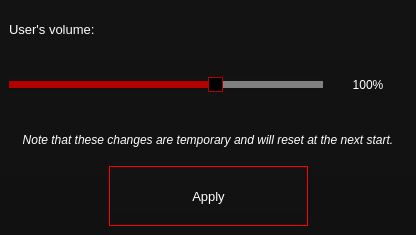
<?xml version="1.0" encoding="UTF-8"?>
<ui version="4.0">
 <class>SingleUserSettings</class>
 <widget class="QMainWindow" name="SingleUserSettings">
  <property name="geometry">
   <rect>
    <x>0</x>
    <y>0</y>
    <width>416</width>
    <height>235</height>
   </rect>
  </property>
  <property name="windowTitle">
   <string>MainWindow</string>
  </property>
  <property name="styleSheet">
   <string notr="true">background-color: qlineargradient(spread:pad, x1:0.480769, y1:1, x2:0.476, y2:0, stop:0 rgba(17, 17, 17, 255), stop:1 rgba(19, 19, 19, 255));
color: white;</string>
  </property>
  <widget class="QWidget" name="centralwidget">
   <layout class="QVBoxLayout" name="verticalLayout" stretch="20,30,20,30">
    <item>
     <widget class="QLabel" name="label">
      <property name="font">
       <font>
        <family>Segoe UI</family>
        <pointsize>10</pointsize>
       </font>
      </property>
      <property name="styleSheet">
       <string notr="true">background-color: rgba(255, 255, 255, 0);</string>
      </property>
      <property name="text">
       <string>User's volume:</string>
      </property>
     </widget>
    </item>
    <item>
     <layout class="QHBoxLayout" name="horizontalLayout_2" stretch="80,20">
      <item>
       <widget class="QSlider" name="horizontalSlider">
        <property name="styleSheet">
         <string notr="true">QSlider::handle
{
	background-color: black;
	border: 1px solid rgb(179, 0, 0);
}

QSlider::add-page 
{
    background: gray;
}

QSlider::sub-page
 {
    background: rgb(179, 0, 0);
}

QSlider::handle:disabled
{
	background-color: rgb(59, 59, 59);
	border: 1px solid gray;
}

QSlider::add-page:disabled 
{
    background: gray;
}

QSlider::sub-page:disabled
{
    background: gray;
}</string>
        </property>
        <property name="maximum">
         <number>150</number>
        </property>
        <property name="value">
         <number>100</number>
        </property>
        <property name="orientation">
         <enum>Qt::Horizontal</enum>
        </property>
       </widget>
      </item>
      <item>
       <widget class="QLabel" name="label_percent">
        <property name="font">
         <font>
          <family>Segoe UI</family>
         </font>
        </property>
        <property name="styleSheet">
         <string notr="true">background-color: rgba(255, 255, 255, 0);</string>
        </property>
        <property name="text">
         <string>100%</string>
        </property>
        <property name="alignment">
         <set>Qt::AlignCenter</set>
        </property>
       </widget>
      </item>
     </layout>
    </item>
    <item>
     <widget class="QLabel" name="label_2">
      <property name="font">
       <font>
        <family>Segoe UI</family>
        <italic>true</italic>
       </font>
      </property>
      <property name="styleSheet">
       <string notr="true">background-color: rgba(255, 255, 255, 0);</string>
      </property>
      <property name="text">
       <string>&lt;html&gt;&lt;head/&gt;&lt;body&gt;&lt;p&gt;Note that these changes are temporary and will reset at the next start.&lt;/p&gt;&lt;/body&gt;&lt;/html&gt;</string>
      </property>
      <property name="alignment">
       <set>Qt::AlignCenter</set>
      </property>
      <property name="wordWrap">
       <bool>true</bool>
      </property>
     </widget>
    </item>
    <item>
     <layout class="QHBoxLayout" name="horizontalLayout" stretch="25,50,25">
      <item>
       <spacer name="horizontalSpacer">
        <property name="orientation">
         <enum>Qt::Horizontal</enum>
        </property>
        <property name="sizeHint" stdset="0">
         <size>
          <width>40</width>
          <height>20</height>
         </size>
        </property>
       </spacer>
      </item>
      <item>
       <widget class="QPushButton" name="pushButton">
        <property name="sizePolicy">
         <sizepolicy hsizetype="Minimum" vsizetype="Expanding">
          <horstretch>0</horstretch>
          <verstretch>0</verstretch>
         </sizepolicy>
        </property>
        <property name="font">
         <font>
          <family>Segoe UI</family>
          <pointsize>10</pointsize>
         </font>
        </property>
        <property name="styleSheet">
         <string notr="true">QPushButton
{
	border: 1px solid red;
	color: rgb(255, 255, 255);
}

QPushButton:disabled
{
	border: 1px solid darkred;
	color: rgb(50, 50, 50);
}

QPushButton:hover
{
	background-color: rgb(30,30,30);
	border: 1px solid white;
}</string>
        </property>
        <property name="text">
         <string>Apply</string>
        </property>
       </widget>
      </item>
      <item>
       <spacer name="horizontalSpacer_2">
        <property name="orientation">
         <enum>Qt::Horizontal</enum>
        </property>
        <property name="sizeHint" stdset="0">
         <size>
          <width>40</width>
          <height>20</height>
         </size>
        </property>
       </spacer>
      </item>
     </layout>
    </item>
   </layout>
  </widget>
  <widget class="QMenuBar" name="menubar">
   <property name="geometry">
    <rect>
     <x>0</x>
     <y>0</y>
     <width>416</width>
     <height>30</height>
    </rect>
   </property>
  </widget>
 </widget>
 <resources/>
 <connections/>
</ui>
